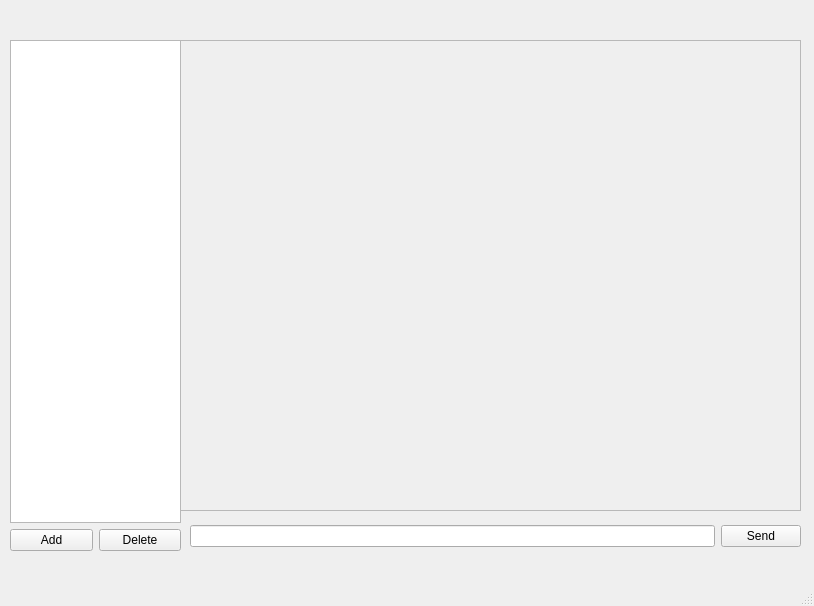
<?xml version="1.0" encoding="UTF-8"?>
<ui version="4.0">
 <class>MainWindow</class>
 <widget class="QMainWindow" name="MainWindow">
  <property name="geometry">
   <rect>
    <x>0</x>
    <y>0</y>
    <width>814</width>
    <height>606</height>
   </rect>
  </property>
  <property name="sizePolicy">
   <sizepolicy hsizetype="Expanding" vsizetype="Expanding">
    <horstretch>0</horstretch>
    <verstretch>0</verstretch>
   </sizepolicy>
  </property>
  <property name="windowTitle">
   <string>Chatbot</string>
  </property>
  <widget class="QWidget" name="centralwidget">
   <widget class="QScrollArea" name="scroll_area">
    <property name="geometry">
     <rect>
      <x>180</x>
      <y>40</y>
      <width>621</width>
      <height>471</height>
     </rect>
    </property>
    <property name="widgetResizable">
     <bool>true</bool>
    </property>
    <widget class="QWidget" name="scrollAreaWidgetContents">
     <property name="geometry">
      <rect>
       <x>0</x>
       <y>0</y>
       <width>619</width>
       <height>469</height>
      </rect>
     </property>
    </widget>
   </widget>
   <widget class="QWidget" name="layoutWidget">
    <property name="geometry">
     <rect>
      <x>10</x>
      <y>40</y>
      <width>171</width>
      <height>511</height>
     </rect>
    </property>
    <layout class="QVBoxLayout" name="vertical_layout">
     <item>
      <widget class="QListWidget" name="chat_list"/>
     </item>
     <item>
      <layout class="QHBoxLayout" name="horizontalLayout">
       <item>
        <widget class="QPushButton" name="add_button">
         <property name="text">
          <string>Add</string>
         </property>
        </widget>
       </item>
       <item>
        <widget class="QPushButton" name="delete_button">
         <property name="text">
          <string>Delete</string>
         </property>
        </widget>
       </item>
      </layout>
     </item>
    </layout>
   </widget>
   <widget class="QWidget" name="">
    <property name="geometry">
     <rect>
      <x>190</x>
      <y>520</y>
      <width>611</width>
      <height>33</height>
     </rect>
    </property>
    <layout class="QHBoxLayout" name="horizontalLayout_2">
     <item>
      <widget class="QLineEdit" name="text_box"/>
     </item>
     <item>
      <widget class="QPushButton" name="send_button">
       <property name="text">
        <string>Send</string>
       </property>
      </widget>
     </item>
    </layout>
   </widget>
  </widget>
  <widget class="QMenuBar" name="menubar">
   <property name="geometry">
    <rect>
     <x>0</x>
     <y>0</y>
     <width>814</width>
     <height>24</height>
    </rect>
   </property>
  </widget>
  <widget class="QStatusBar" name="statusbar"/>
 </widget>
 <resources/>
 <connections/>
</ui>
